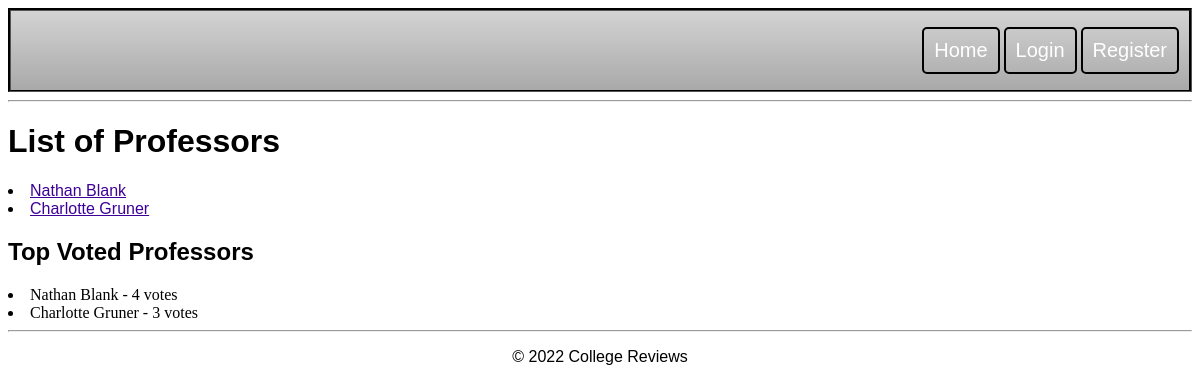
Before: /teachers/ with the older database file.
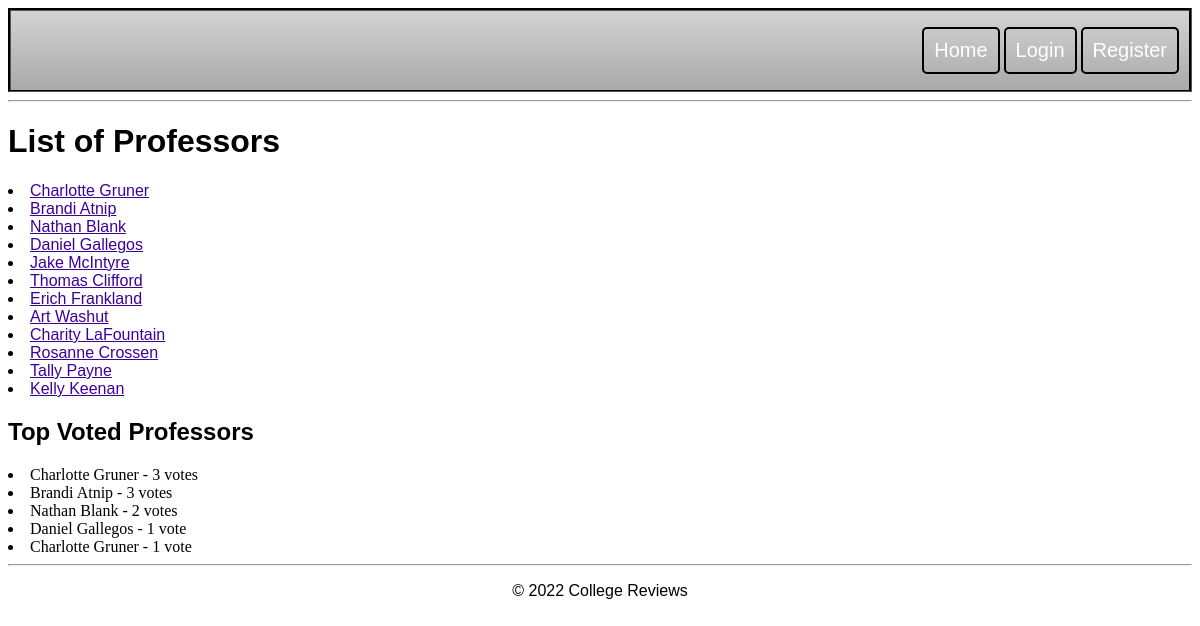
After: the same page with the newer database file.
### college/models.py (models this page shows, shortened)
class Choice(models.Model):
    question = models.ForeignKey(Question, on_delete=models.CASCADE)
    choice_text = models.CharField(max_length=200)
    votes = models.IntegerField(default=0)

### teachers/views.py (the view)
# urls.py: path('teachers/', include('teachers.urls')),
def teachers(request):
    choices = Choice.objects.all().values().order_by('-votes')
    teacher_list = []
    for choice in choices:
        teacher_list.append(choice['choice_text'])
    teacher_list = list(dict.fromkeys(teacher_list))#remove duplicates
    return render(request, 'college/teachers.html', {'choices': choices, 'teacher_list': teacher_list})

### college/templates/college/teachers.html (shortened to what this page needs)
{% extends "college/layout.html" %}
{% block content %}
<h1>List of Professors</h1>
{% for teacher in teacher_list %}
    <li><a href="{{ teacher }}">{{ teacher }}</a></li>
{% endfor %}
<h2>Top Voted Professors</h2>
{% for choice in choices|slice:":5" %}
    <li>{{ choice.choice_text }} - {{ choice.votes }} vote{{ choice.votes|pluralize }}</li>
{% endfor %}
{% endblock %}

### college/templates/college/layout.html (shortened to what this page needs)
<!DOCTYPE html>
<html>
<head>
    {% load static %}
    <link rel="stylesheet" type="text/css" href="{% static 'college/site.css' %}?version=1.3"/>
</head>
<body>
<header class="navbar">
    <div class="logo">
      <img src="https://penji.co/wp-content/uploads/2019/06/beats-by-dre-cool-logo.jpg" alt="" width="130"/>
    </div>
    <nav>
        <ul>
            <li class="active"><a href="{% url 'college:index' %}" class="navbar-item">Home</a></li>
            {% if user.is_authenticated %}
            <li>Hello, {{user.first_name}}!</li>
            <li><a href="{% url 'accounts:logout' %}" class="navbar-item">Logout</a></li>
            {% else %}
            <li><a href="{% url 'accounts:login' %}" class="navbar-item">Login</a></li>
            <li><a href="{% url 'accounts:register' %}" class="navbar-item">Register</a></li>
            {% endif %}
        </ul>
    </nav>
</header>
<hr class="hr1"/>
<div class="body-content">
    {% block content %}
    {% endblock %}
    <hr/>
    <footer>
        <p id="copyright">&copy; 2022 College Reviews</p>
    </footer>
</div>
</body>
</html>

### college/static/college/site.css (style rules this page uses)
* { transition:all 0.3s ease-in-out; }
.navbar { clear: both; overflow: auto; background-image: linear-gradient(#D3D3D3, darkgray); padding: 0 10px 0 0; border-bottom: 2px; border-color: black; border-style: groove; }
nav { float:right; }
.logo img { float: left; padding: 10px; }
nav ul li { text-decoration: none; border: 2px solid black; border-radius: 5px; display: inline-block; padding: 10px; font-size: 20px; font-family: raleway, sans-serif; }
nav ul li a { color: white; text-decoration: none; }
h1, h2, h3, h4, h5, h6 { font-family: Montserrat, sans-serif; }
p, a, label { font-family: raleway, sans-serif; }
#copyright, .center-text { text-align: center; }
li > a { color: rgb(61, 0, 152); }

Changed rows visible on the page:
shown differently, row unchanged: Choice (number 1 of 13 on the later page): moves up the list
added Choice: teacher_list "Brandi Atnip", choice_text "Brandi Atnip", votes "3"
changed Choice "Nathan Blank": votes "4" → "2"
added Choice: teacher_list "Daniel Gallegos", choice_text "Daniel Gallegos", votes "1"
added Choice: teacher_list "Jake McIntyre"
added Choice: teacher_list "Thomas Clifford"
added Choice: teacher_list "Erich Frankland"
added Choice: teacher_list "Art Washut"
added Choice: teacher_list "Charity LaFountain"
added Choice: teacher_list "Rosanne Crossen"
added Choice: teacher_list "Tally Payne"
added Choice: teacher_list "Kelly Keenan"
added Choice: choice_text "Charlotte Gruner", votes "1"
